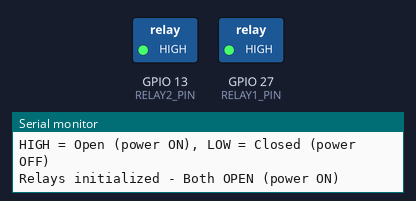
Recording of a sketch running on a simulated ESP32. On the bench: switched loads named in the sketch (green lamp = pin HIGH), the last lines printed to the serial monitor.

Above: at 1.5 s.
At 4.5 s:
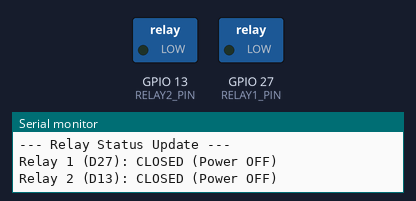
Timing chart, 0 to 7.8 s (numbered marks = the images above):
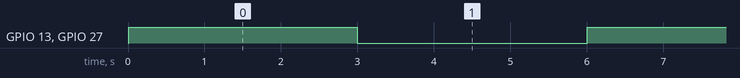

The sketch:

test_relay.ino
```cpp
/*
 * Test Program: Relay Control
 *
 * Tests the relay functionality for emergency shutdown
 * - Tests relay pins D27 and D13
 * - Toggles relays on/off every 3 seconds
 * - Shows current relay state on serial monitor
 */

#define RELAY1_PIN 27  // Relay for modules 1-3
#define RELAY2_PIN 13  // Relay for modules 4-6

bool relay1State = true;  // true = open (power on)
bool relay2State = true;

void setup() {
  Serial.begin(115200);
  Serial.println("\n=== Relay Control Test ===");
  Serial.println("Testing relays on pins D27 and D13");
  Serial.println("Relays are NORMALLY CLOSED");
  Serial.println("HIGH = Open (power ON), LOW = Closed (power OFF)");
  Serial.println();

  // Initialize relay pins
  pinMode(RELAY1_PIN, OUTPUT);
  pinMode(RELAY2_PIN, OUTPUT);

  // Start with relays open (power on)
  digitalWrite(RELAY1_PIN, HIGH);
  digitalWrite(RELAY2_PIN, HIGH);

  Serial.println("Relays initialized - Both OPEN (power ON)");
}

void loop() {
  static unsigned long lastToggle = 0;

  if (millis() - lastToggle > 3000) {
    // Toggle both relays
    relay1State = !relay1State;
    relay2State = !relay2State;

    digitalWrite(RELAY1_PIN, relay1State ? HIGH : LOW);
    digitalWrite(RELAY2_PIN, relay2State ? HIGH : LOW);

    Serial.println("\n--- Relay Status Update ---");
    Serial.print("Relay 1 (D27): ");
    Serial.println(relay1State ? "OPEN (Power ON)" : "CLOSED (Power OFF)");
    Serial.print("Relay 2 (D13): ");
    Serial.println(relay2State ? "OPEN (Power ON)" : "CLOSED (Power OFF)");

    lastToggle = millis();
  }
}
```

Measured:
- by itself, GPIO 13 (RELAY2_PIN), GPIO 27 (RELAY1_PIN): alternates HIGH for 3.0 s and LOW for 3.0 s
